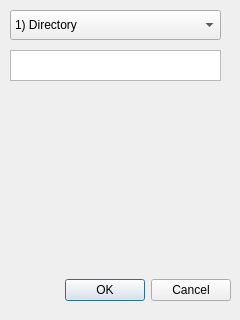
<?xml version="1.0" encoding="UTF-8"?>
<ui version="4.0">
 <class>AddNewElement</class>
 <widget class="QDialog" name="AddNewElement">
  <property name="geometry">
   <rect>
    <x>0</x>
    <y>0</y>
    <width>240</width>
    <height>320</height>
   </rect>
  </property>
  <property name="windowTitle">
   <string>Dialog</string>
  </property>
  <widget class="QDialogButtonBox" name="buttonBox">
   <property name="geometry">
    <rect>
     <x>10</x>
     <y>270</y>
     <width>221</width>
     <height>41</height>
    </rect>
   </property>
   <property name="orientation">
    <enum>Qt::Horizontal</enum>
   </property>
   <property name="standardButtons">
    <set>QDialogButtonBox::Cancel|QDialogButtonBox::Ok</set>
   </property>
  </widget>
  <widget class="QComboBox" name="comboBox">
   <property name="geometry">
    <rect>
     <x>10</x>
     <y>10</y>
     <width>211</width>
     <height>30</height>
    </rect>
   </property>
   <item>
    <property name="text">
     <string>1) Directory</string>
    </property>
   </item>
   <item>
    <property name="text">
     <string>2) Boolean</string>
    </property>
   </item>
   <item>
    <property name="text">
     <string>3) 8-bit unsigned integer</string>
    </property>
   </item>
   <item>
    <property name="text">
     <string>4) 8-bit signed integer</string>
    </property>
   </item>
   <item>
    <property name="text">
     <string>5) 64-bit unsigned integer</string>
    </property>
   </item>
   <item>
    <property name="text">
     <string>6) 64-bit signed integer</string>
    </property>
   </item>
   <item>
    <property name="text">
     <string>7) Floating point number</string>
    </property>
   </item>
   <item>
    <property name="text">
     <string>8) 8-bit string</string>
    </property>
   </item>
   <item>
    <property name="text">
     <string>9) 16-bit string</string>
    </property>
   </item>
   <item>
    <property name="text">
     <string>10) 32-bit string</string>
    </property>
   </item>
  </widget>
  <widget class="QPlainTextEdit" name="plainTextEdit">
   <property name="geometry">
    <rect>
     <x>10</x>
     <y>50</y>
     <width>211</width>
     <height>31</height>
    </rect>
   </property>
  </widget>
 </widget>
 <resources/>
 <connections>
  <connection>
   <sender>buttonBox</sender>
   <signal>accepted()</signal>
   <receiver>AddNewElement</receiver>
   <slot>accept()</slot>
   <hints>
    <hint type="sourcelabel">
     <x>248</x>
     <y>254</y>
    </hint>
    <hint type="destinationlabel">
     <x>157</x>
     <y>274</y>
    </hint>
   </hints>
  </connection>
  <connection>
   <sender>buttonBox</sender>
   <signal>rejected()</signal>
   <receiver>AddNewElement</receiver>
   <slot>reject()</slot>
   <hints>
    <hint type="sourcelabel">
     <x>316</x>
     <y>260</y>
    </hint>
    <hint type="destinationlabel">
     <x>286</x>
     <y>274</y>
    </hint>
   </hints>
  </connection>
 </connections>
</ui>
